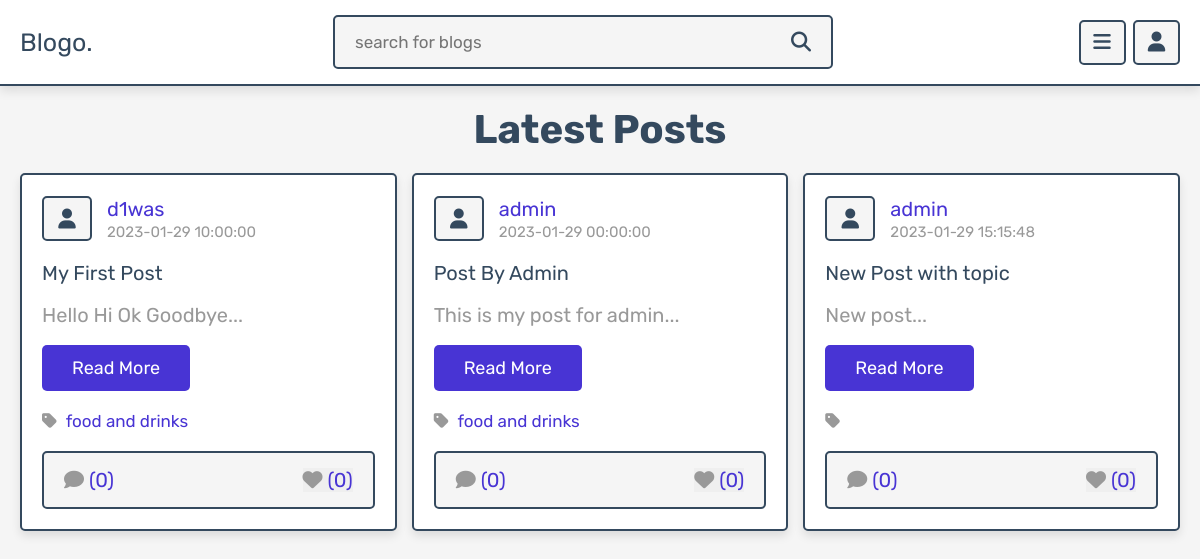
/posts.php, run on the app's committed database.
### tables this page shows
CREATE TABLE `posts` (
  `id` int(100) NOT NULL,
  `admin_id` int(100) NOT NULL,
  `name` varchar(100) NOT NULL,
  `title` varchar(100) NOT NULL,
  `content` varchar(10000) NOT NULL,
  `category` varchar(50) NOT NULL,
  `image` varchar(100) NOT NULL,
  `date` datetime NOT NULL DEFAULT current_timestamp(),
  `status` varchar(10) NOT NULL,
  `topic_id` int(12) NOT NULL
);

### posts.php (the view, shortened to what this page needs)
<?php
include 'components/connect.php';
if(isset($_SESSION['user_id'])){
   $user_id = $_SESSION['user_id'];
}else{
   $user_id = '';
};
?>
<!DOCTYPE html>
<html lang="en">
<head>
   <link rel="stylesheet" href="https://cdnjs.cloudflare.com/ajax/libs/font-awesome/6.1.1/css/all.min.css">
   <link rel="stylesheet" href="css/style.css">
</head>
<body>
<?php include 'components/user_header.php'; ?>
<section class="posts-container">
   <h1 class="heading">latest posts</h1>
   <div class="box-container">
      <?php
         $select_posts = $conn->prepare("SELECT * FROM `posts` WHERE status = ?");
         $select_posts->execute(['active']);
         if($select_posts->rowCount() > 0){
            while($fetch_posts = $select_posts->fetch(PDO::FETCH_ASSOC)){
               $post_id = $fetch_posts['id'];
               $count_post_comments = $conn->prepare("SELECT * FROM `comments` WHERE post_id = ?");
               $count_post_comments->execute([$post_id]);
               $total_post_comments = $count_post_comments->rowCount();
               $count_post_likes = $conn->prepare("SELECT * FROM `likes` WHERE post_id = ?");
               $count_post_likes->execute([$post_id]);
               $total_post_likes = $count_post_likes->rowCount();
               $confirm_likes = $conn->prepare("SELECT * FROM `likes` WHERE user_id = ? AND post_id = ?");
               $confirm_likes->execute([$user_id, $post_id]);
      ?>
      <form class="box" method="post">
         <div class="post-admin">
            <i class="fas fa-user"></i>
            <div>
               <a href="author_posts.php?author=<?= $fetch_posts['name']; ?>"><?= $fetch_posts['name']; ?></a>
               <div><?= $fetch_posts['date']; ?></div>
            </div>
         </div>
         <div class="post-title"><?= $fetch_posts['title']; ?></div>
         <div class="post-content content-150"><?= $fetch_posts['content']; ?></div>
         <a href="view_post.php?post_id=<?= $post_id; ?>" class="inline-btn">read more</a>
         <a href="category.php?category=<?= $fetch_posts['category']; ?>" class="post-cat"> <i class="fas fa-tag"></i> <span><?= $fetch_posts['category']; ?></span></a>
         <div class="icons">
            <a href="view_post.php?post_id=<?= $post_id; ?>"><i class="fas fa-comment"></i><span>(<?= $total_post_comments; ?>)</span></a>
            <button type="submit" name="like_post"><i class="fas fa-heart" style="<?php if($confirm_likes->rowCount() > 0){ echo 'color:var(--red);'; } ?>  "></i><span>(<?= $total_post_likes; ?>)</span></button>
         </div>
      </form>
      <?php
         }
      }else{
         echo '<p class="empty">no posts added yet!</p>';
      }
      ?>
   </div>
</section>
</body>
</html>

### css/style.css (style rules this page uses)
:root { --main-color:#4834d4; --red:#e74c3c; --orange:#f39c12; --black:#34495e; --white:#fff; --light-bg:#f5f5f5; --light-color:#999; --border:.2rem solid var(--black); --box-shadow:0 .5rem 1rem rgba(0,0,0,.1); }
* { font-family: 'Rubik', sans-serif; margin:0; padding:0; box-sizing: border-box; outline: none; border:none; text-decoration: none; }
html { font-size: 62.5%; overflow-x: hidden; scroll-behavior: smooth; scroll-padding-top: 7rem; }
body { background-color: var(--light-bg); padding-bottom: 7rem; }
section { padding:2rem; margin: 0 auto; max-width: 1200px; }
.btn, .delete-btn, .option-btn, .inline-btn, .inline-option-btn, .inline-delete-btn { margin-top: 1rem; border-radius: .5rem; cursor: pointer; font-size: 1.8rem; color:var(--white); padding:1.2rem 3rem; text-transform: capitalize; text-align: center; }
.inline-btn, .inline-option-btn, .inline-delete-btn { display: inline-block; margin-right: 1rem; }
.inline-btn, .btn { background-color: var(--main-color); }
.heading { margin-bottom: 2rem; text-align: center; font-size: 4rem; color:var(--black); text-transform: capitalize; }
.posts-container .box-container { display: grid; grid-template-columns: repeat(auto-fit, minmax(33rem, 1fr)); gap:1.5rem; align-items: flex-start; justify-content: center; }
.posts-container .box-container .box { border:var(--border); box-shadow: var(--box-shadow); border-radius: .5rem; background-color: var(--white); padding:2rem; overflow: hidden; }
.posts-container .box-container .box .post-admin { display: flex; align-items: center; gap:1.5rem; margin-bottom: 2rem; }
.posts-container .box-container .box .post-admin i { text-align: center; height: 4.5rem; width: 5rem; line-height: 4.2rem; font-size: 2rem; border:var(--border); border-radius: .5rem; background-color: var(--light-bg); color:var(--black); }
.posts-container .box-container .box .post-admin a { font-size: 2rem; color:var(--main-color); }
.posts-container .box-container .box .post-admin div { font-size: 1.5rem; margin-top: .2rem; color:var(--light-color); }
.posts-container .box-container .box .post-title { font-size: 2rem; color:var(--black); overflow: hidden; text-overflow: ellipsis; white-space: nowrap; margin-bottom: 1rem; }
.posts-container .box-container .box .post-content { font-size: 2rem; line-height: 1.5; padding:.5rem 0; color:var(--light-color); white-space: pre-line; }
.posts-container .box-container .box .post-content::after { content: '...'; }
.posts-container .box-container .box .post-cat { display: block; margin-top: 2rem; font-size: 1.7rem; }
.posts-container .box-container .box .post-cat i { margin-right: .5rem; color:var(--light-color); }
.posts-container .box-container .box .post-cat { color:var(--main-color); }
.posts-container .box-container .box .icons { display: flex; align-items: center; justify-content: space-between; gap:1rem; background-color: var(--light-bg); border-radius: .5rem; padding:1.5rem 2rem; border:var(--border); margin-top: 2rem; }
.posts-container .box-container .box .icons button { cursor: pointer; }
.posts-container .box-container .box .icons i { margin-right:.5rem; font-size:2rem; color:var(--light-color); }
.posts-container .box-container .box .icons span { font-size: 2rem; color:var(--main-color); }

### data on the page
posts: name "d1was", date "2023-01-29 10:00:00", title "My First Post", content "Hello Hi Ok Goodbye", category "food and drinks", total_post_comments "0", total_post_likes "0"
posts: name "admin", date "2023-01-29 00:00:00", title "Post By Admin", content "This is my post for admin", category "food and drinks", total_post_comments "0", total_post_likes "0"
posts: name "admin", date "2023-01-29 15:15:48", title "New Post with topic", content "New post", total_post_comments "0", total_post_likes "0"
